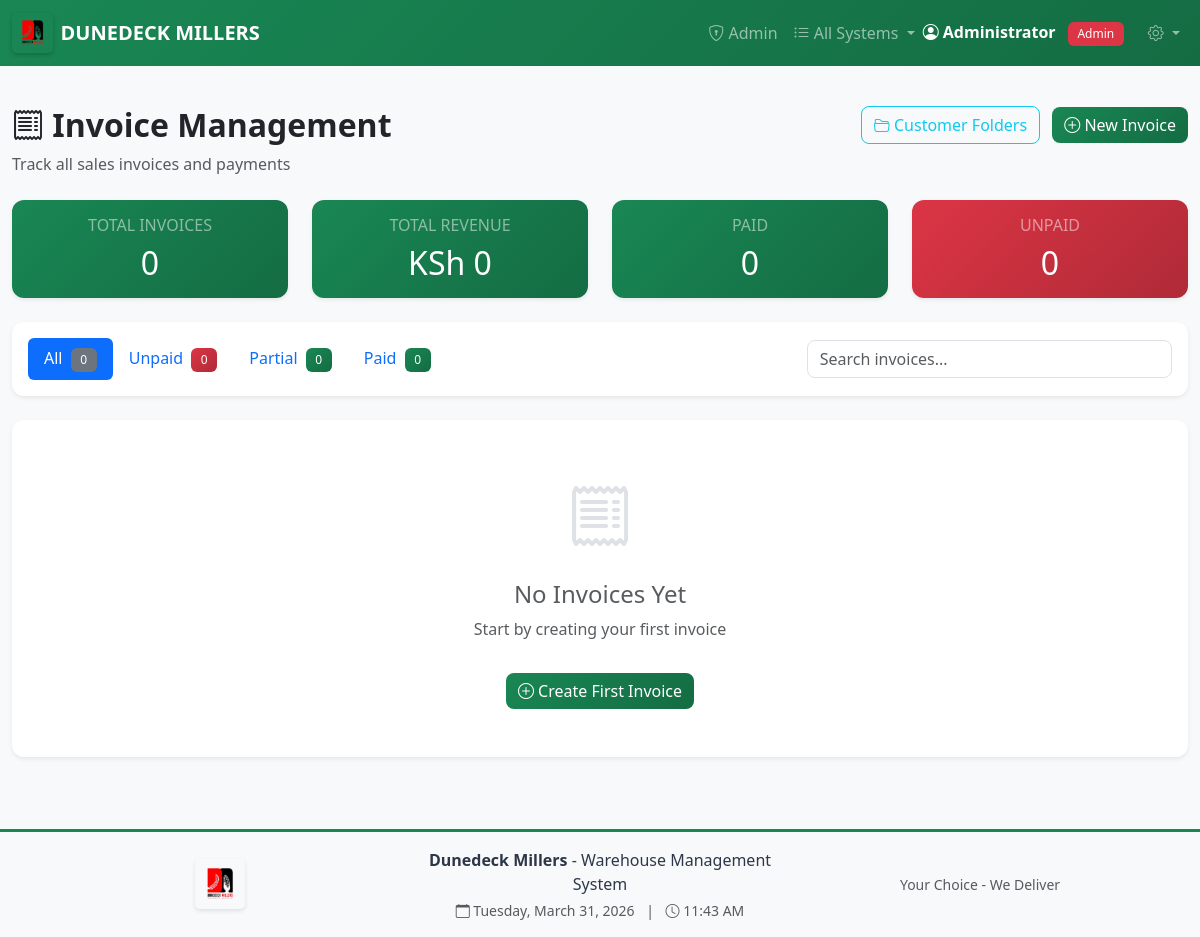
Before: /invoices (signed in) with the older database file.
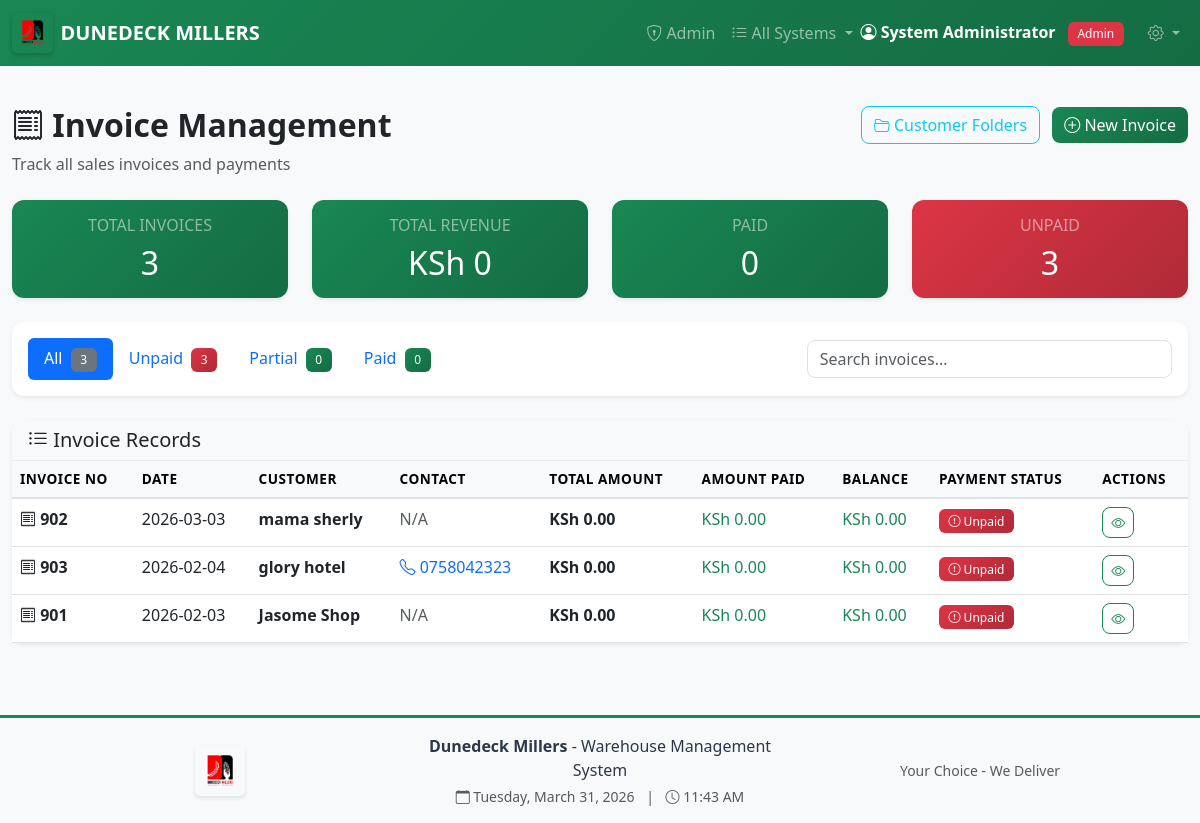
After: the same page with the newer database file.
### app.py (models this page shows, shortened)
class User(UserMixin, db.Model):
    id = db.Column(db.Integer, primary_key=True)
    username = db.Column(db.String(80), unique=True, nullable=False)
    name = db.Column(db.String(120), nullable=False)
    password_hash = db.Column(db.String(200), nullable=False)
    role = db.Column(db.String(20), nullable=False)  # worker, manager, director, admin
    is_blocked = db.Column(db.Boolean, default=False)
    must_change_password = db.Column(db.Boolean, default=True)
    created_at = db.Column(db.DateTime, default=datetime.utcnow)
    last_login = db.Column(db.DateTime)
    sheets = db.relationship('IntakeSheet', foreign_keys='IntakeSheet.worker_id', backref='worker', lazy=True)
    authorized_sheets = db.relationship('IntakeSheet', foreign_keys='IntakeSheet.authorized_by_id', backref='authorized_by', lazy=True)

class Invoice(db.Model):
    __tablename__ = 'invoice'
    id = db.Column(db.Integer, primary_key=True)
    invoice_number = db.Column(db.String(100), unique=True, nullable=False)
    invoice_date = db.Column(db.Date, nullable=False, default=date.today)
    is_auto_generated = db.Column(db.Boolean, default=False)
    updated_by_id = db.Column(db.Integer, db.ForeignKey('user.id'), nullable=True)
    updated_at = db.Column(db.DateTime, nullable=True)
    customer_name = db.Column(db.String(200), nullable=False)
    phone_number = db.Column(db.String(20))
    email = db.Column(db.String(100))
    city = db.Column(db.String(100))
    state = db.Column(db.String(100))
    zip_code = db.Column(db.String(20))
    kra_pin = db.Column(db.String(50))
    reference_code = db.Column(db.String(100))
    subtotal = db.Column(db.Float, default=0)
    tax = db.Column(db.Float, default=0)
    grand_total = db.Column(db.Float, nullable=False)
    amount_paid = db.Column(db.Float, default=0)
    payment_status = db.Column(db.String(20), default='unpaid')
    created_by_id = db.Column(db.Integer, db.ForeignKey('user.id'))
    dispatch_id = db.Column(db.Integer, db.ForeignKey('dispatch.id'))
    created_at = db.Column(db.DateTime, default=datetime.utcnow)
    created_by = db.relationship('User', foreign_keys=[created_by_id], backref='invoices_created')
    dispatch = db.relationship('Dispatch', backref='invoices')
    items = db.relationship('InvoiceItem', backref='invoice', lazy=True, cascade='all, delete-orphan')
    payments = db.relationship('Payment', backref='invoice', lazy=True, cascade='all, delete-orphan')
    updated_by = db.relationship('User', foreign_keys=[updated_by_id], backref='updated_invoices')

### app.py (the view)
@app.route('/invoices')
@login_required
def invoices_list():
    if current_user.role == 'worker':
        invoices = Invoice.query.filter_by(created_by_id=current_user.id).order_by(Invoice.invoice_date.desc()).all()
    else:
        invoices = Invoice.query.order_by(Invoice.invoice_date.desc()).all()
    return render_template('invoices/list.html', invoices=invoices)

### app.py (called while the page is built)
@app.context_processor
def inject_now():
    return {'now': datetime.now}

@login_manager.user_loader
def load_user(user_id):
    return User.query.get(int(user_id))

### templates/invoices/list.html (shortened to what the changed rows need)
{% extends "base.html" %}
{% block content %}
<div class="row mb-4 no-print">
    <div class="col-md-8">
        <h2 class="fw-bold">
            <i class="bi bi-receipt"></i> Invoice Management
        </h2>
    </div>
</div>
<div class="row mb-4">
    <div class="col-md-3">
        <div class="card bg-primary text-white shadow-sm">
            <div class="card-body text-center">
                <h6 class="text-white-50">TOTAL INVOICES</h6>
                <h2 class="mb-0">{{ invoices|length }}</h2>
            </div>
        </div>
    </div>
    <div class="col-md-3">
        <div class="card bg-success text-white shadow-sm">
            <div class="card-body text-center">
                <h2 class="mb-0">KSh {{ "{:,.0f}".format(invoices|sum(attribute='grand_total')) }}</h2>
            </div>
        </div>
    </div>
    <div class="col-md-3">
        <div class="card bg-info text-white shadow-sm">
            <div class="card-body text-center">
                <h2 class="mb-0">{{ invoices|selectattr('payment_status', 'equalto', 'paid')|list|length }}</h2>
            </div>
        </div>
    </div>
    <div class="col-md-3">
        <div class="card bg-warning text-white shadow-sm">
            <div class="card-body text-center">
                <h6 class="text-white-50">UNPAID</h6>
                <h2 class="mb-0">{{ invoices|selectattr('payment_status', 'equalto', 'unpaid')|list|length }}</h2>
            </div>
        </div>
    </div>
</div>
<div class="card shadow-sm mb-4">
    <div class="card-body">
        <div class="row align-items-center">
            <div class="col-md-8">
                <ul class="nav nav-pills" id="statusTabs">
                    <li class="nav-item">
                        <a class="nav-link active" href="#" onclick="filterByStatus('all')">
                            All <span class="badge bg-secondary ms-1">{{ invoices|length }}</span>
                        </a>
                    </li>
                    <li class="nav-item">
                        <a class="nav-link" href="#" onclick="filterByStatus('unpaid')">
                            Unpaid <span class="badge bg-warning ms-1">{{ invoices|selectattr('payment_status', 'equalto', 'unpaid')|list|length }}</span>
                        </a>
                    </li>
                </ul>
            </div>
        </div>
    </div>
</div>
{% if invoices %}
<div class="card shadow-sm">
    <div class="card-header bg-light">
        <h5 class="mb-0"><i class="bi bi-list-ul"></i> Invoice Records</h5>
    </div>
    <div class="card-body p-0">
        <div class="table-responsive">
            <table class="table table-hover mb-0" id="invoicesTable">
                <thead class="table-light">
                    <tr>
                        <th>Invoice No</th>
                        <th>Date</th>
                        <th>Customer</th>
                        <th>Contact</th>
                        <th>Total Amount</th>
                        <th>Amount Paid</th>
                        <th>Balance</th>
                        <th>Payment Status</th>
                        <th class="no-print">Actions</th>
                    </tr>
                </thead>
                <tbody>
                    {% for invoice in invoices %}
                    <tr class="invoice-row" data-status="{{ invoice.payment_status }}">
                        <td class="fw-bold">
                            <i class="bi bi-receipt"></i> {{ invoice.invoice_number }}
                        </td>
                        <td>{{ invoice.invoice_date.strftime('%Y-%m-%d') }}</td>
                        <td class="fw-semibold">{{ invoice.customer_name }}</td>
                        <td>
                            {% if invoice.phone_number %}
                            <a href="tel:{{ invoice.phone_number }}" class="text-decoration-none">
                                <i class="bi bi-telephone"></i> {{ invoice.phone_number }}
                            </a>
                            {% else %}
                            <span class="text-muted">N/A</span>
                            {% endif %}
                        </td>
                        <td class="fw-bold">KSh {{ "{:,.2f}".format(invoice.grand_total) }}</td>
                        <td class="text-success">KSh {{ "{:,.2f}".format(invoice.amount_paid) }}</td>
                        <td class="{% if invoice.grand_total - invoice.amount_paid > 0 %}text-danger{% else %}text-success{% endif %}">
                            KSh {{ "{:,.2f}".format(invoice.grand_total - invoice.amount_paid) }}
                        </td>
                        <td>
                            {% if invoice.payment_status == 'unpaid' %}
                            <span class="badge bg-warning">
                                <i class="bi bi-exclamation-circle"></i> Unpaid
                            </span>
                            {% elif invoice.payment_status == 'partial' %}
                            <span class="badge bg-info">
                                <i class="bi bi-hourglass-split"></i> Partial
                            </span>
                            {% elif invoice.payment_status == 'paid' %}
                            <span class="badge bg-success">
                                <i class="bi bi-check-circle"></i> Paid
                            </span>
                            {% elif invoice.payment_status == 'completed' %}
                            <span class="badge bg-dark">
                                <i class="bi bi-check-all"></i> Completed
                            </span>
                            {% endif %}
                        </td>
                        <td class="no-print">
                            <div class="btn-group btn-group-sm">
                                <a href="{{ url_for('view_invoice', invoice_id=invoice.id) }}"
                                   class="btn btn-outline-primary" title="View Details">
                                    <i class="bi bi-eye"></i>
                                </a>
                            </div>
                        </td>
                    </tr>
                    {% endfor %}
                </tbody>
            </table>
        </div>
    </div>
</div>
{% else %}
<div class="card shadow-sm">
    <div class="card-body text-center py-5">
        <i class="bi bi-receipt" style="font-size: 4rem; color: #dee2e6;"></i>
        <h4 class="mt-3 text-muted">No Invoices Yet</h4>
        <p class="text-muted">Start by creating your first invoice</p>
        {% if current_user.role in ['worker', 'manager', 'admin'] %}
        <a href="{{ url_for('create_invoice') }}" class="btn btn-primary mt-3">
            <i class="bi bi-plus-circle"></i> Create First Invoice
        </a>
        {% endif %}
    </div>
</div>
{% endif %}
{% endblock %}

### templates/base.html (shortened to what the changed rows need)
<!DOCTYPE html>
<html lang="en">
<head>
    <link href="https://cdn.jsdelivr.net/npm/bootstrap@5.3.0/dist/css/bootstrap.min.css" rel="stylesheet">
    <link rel="stylesheet" href="https://cdn.jsdelivr.net/npm/bootstrap-icons@1.10.0/font/bootstrap-icons.css">
    <link rel="stylesheet" href="{{ url_for('static', filename='css/style.css') }}">
</head>
<body>
{% if current_user.is_authenticated %}
<nav class="navbar navbar-expand-lg navbar-dark bg-primary navbar-fixed">
    <div class="container-fluid">
        <a class="navbar-brand d-flex align-items-center" href="{{ url_for('dashboard') }}">
            <img src="{{ url_for('static', filename='images/logo.jpeg') }}"
                 alt="Dunedeck Millers"
                 height="40"
                 class="me-2"
                 style="border-radius: 5px;">
            <span class="fw-bold">DUNEDECK MILLERS</span>
        </a>
        <div class="collapse navbar-collapse" id="navbarNav">
            <ul class="navbar-nav ms-auto align-items-center">
                {% if current_user.role == 'worker' %}
                <li class="nav-item">
                    <a class="nav-link" href="{{ url_for('worker_dashboard') }}">
                        <i class="bi bi-speedometer2"></i> Dashboard
                    </a>
                </li>
                <li class="nav-item dropdown">
                    <a class="nav-link dropdown-toggle" href="#" role="button" data-bs-toggle="dropdown">
                        <i class="bi bi-box-seam"></i> Operations
                    </a>
                    <ul class="dropdown-menu">
                        <li><a class="dropdown-item" href="{{ url_for('requisitions_list') }}">
                            <i class="bi bi-clipboard-check"></i> My Requisitions
                        </a></li>
                        <li><a class="dropdown-item" href="{{ url_for('create_requisition') }}">
                            <i class="bi bi-plus-circle"></i> New Requisition
                        </a></li>
                        <li><hr class="dropdown-divider"></li>
                        <li><a class="dropdown-item" href="{{ url_for('invoices_list') }}">
                            <i class="bi bi-receipt"></i> My Invoices
                        </a></li>
                        <li><a class="dropdown-item" href="{{ url_for('create_invoice') }}">
                            <i class="bi bi-plus-circle"></i> New Invoice
                        </a></li>
                        <li><a class="dropdown-item" href="{{ url_for('customers_list') }}">
                            <i class="bi bi-folder2-open"></i> Customer Folders
                        </a></li>
                    </ul>
                </li>
                <li class="nav-item">
                    <a class="nav-link" href="{{ url_for('packaging_list') }}">
                        <i class="bi bi-box"></i> Packaging
                    </a>
                </li>
                {% elif current_user.role == 'admin' %}
                <li class="nav-item">
                    <a class="nav-link" href="{{ url_for('admin_dashboard') }}">
                        <i class="bi bi-shield-lock"></i> Admin
                    </a>
                </li>
                <li class="nav-item dropdown">
                    <a class="nav-link dropdown-toggle" href="#" role="button" data-bs-toggle="dropdown">
                        <i class="bi bi-list-ul"></i> All Systems
                    </a>
                </li>
                {% endif %}
                <li class="nav-item">
                    <span class="navbar-text text-white me-3">
                        <i class="bi bi-person-circle"></i>
                        <strong>{{ current_user.name }}</strong>
                        <span class="badge role-{{ current_user.role }} ms-2">{{ current_user.role|title }}</span>
                    </span>
                </li>
                <li class="nav-item dropdown">
                    <a class="nav-link dropdown-toggle" href="#" role="button" data-bs-toggle="dropdown">
                        <i class="bi bi-gear"></i>
                    </a>
                </li>
            </ul>
        </div>
    </div>
</nav>
{% endif %}
    <main class="container-fluid py-4">
        {% block content %}{% endblock %}
    </main>
</body>
</html>

Changed rows visible on the page:
changed User "Admin": name "Administrator" → "System Administrator"
added Invoice: invoice_number "902", invoice_date "2026-03-03", customer_name "mama sherly", phone_number "N/A", grand_total "0.00", amount_paid "0.00", invoice.grand_total-invoice.amount_paid "0.00", payment_status "unpaid" (drawn)
added Invoice: invoice_number "903", invoice_date "2026-02-04", customer_name "glory hotel", phone_number "0758042323", grand_total "0.00", amount_paid "0.00", invoice.grand_total-invoice.amount_paid "0.00", payment_status "unpaid" (drawn)
added Invoice: invoice_number "901", invoice_date "2026-02-03", customer_name "Jasome Shop", phone_number "N/A", grand_total "0.00", amount_paid "0.00", invoice.grand_total-invoice.amount_paid "0.00", payment_status "unpaid" (drawn)
Other visible differences:
{{ invoices|length }}: "0" → "3"
{{ invoices|selectattr('payment_status', 'equalto', 'unpaid')|list|length }}: "0" → "3"
text no longer shown: "No Invoices Yet Start by creating your first invoice Create First Invoice"
text now shown: "Invoice Records INVOICE NO DATE CUSTOMER CONTACT TOTAL AMOUNT AMOUNT PAID BALANCE PAYMENT STATUS ACTIONS"
